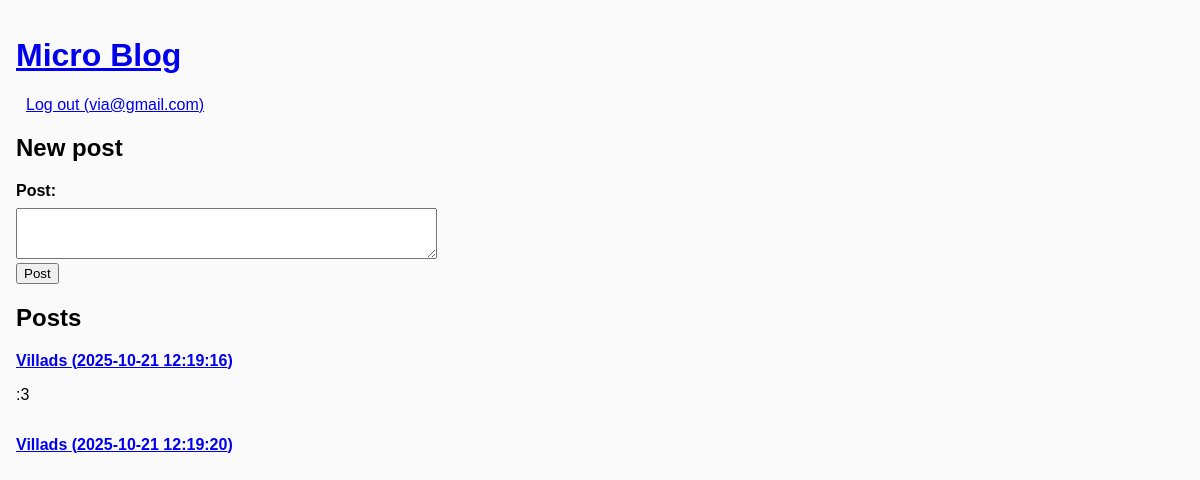
The page / (signed in) on the database its author committed.
### tables this page shows
CREATE TABLE users(
                    id INTEGER PRIMARY KEY,
                    name TEXT,
                    email TEXT,
                    password TEXT
                  );

CREATE TABLE posts(
                    id INTEGER PRIMARY KEY,
                    user_id INTEGER,
                    date TEXT,
                    text TEXT
                  );

### opgfiler/blog.py (the view, shortened to what this page needs)
@app.route('/', methods=['POST', 'GET'])
def home():
    db = get_db()
    c = db.execute('SELECT * FROM posts LEFT JOIN users ON posts.user_id=users.id;')
    posts = c.fetchall()
    return(render_template('home.html', posts=posts))

### opgfiler/database.py (called while the page is built)
def connect_db():
    con = sqlite3.connect('blog.db')
    con.row_factory = sqlite3.Row
    con.set_trace_callback(print) # Print all queries for learning and fun
    return con

def get_db():
    if not hasattr(g, 'sqlite_db'):
        g.sqlite_db = connect_db()
    return g.sqlite_db

### opgfiler/templates/home.html
{% extends "layout.html" %}
{% block body %}
    {% if session.logged_in %}
    <h2>New post</h2>
    <form method="post">
        <label for="body">Post:</label>
        <textarea name="body" id="body" rows="3" cols="50"></textarea>
        <input type="submit" value="Post">
    </form>
    {% endif %}
    <h2>Posts</h2>
    {% for post in posts %}
    <div class="post">
        <a href="/post/{{post.id}}">
            <p class="author">{{ post.name }} ({{ post.date }})</p>
        </a>
        <p>{{ post.text }}</p>
    </div>
    {% else %}
    <em>Unbelievable, no posts yet!</em>
    {% endfor %}
{% endblock %}

### opgfiler/templates/layout.html (shortened to what this page needs)
<!doctype html>
<html>
<head>
    <link rel="stylesheet" type="text/css" href="{{ url_for('static', filename='style.css') }}">
</head>
<body>
<a href="{{ url_for('home') }}"><h1>Micro Blog</h1></a>
{% if not session.logged_in %}
<a class="metanav" href="{{ url_for('register') }}">Register</a>
<a class="metanav" href="{{ url_for('login') }}">Log in</a>
{% else %}
<a class="metanav" href="{{ url_for('logout') }}">Log out ({{ session.email }})</a>
{% endif %}
{% block body %}{% endblock %}
</body>
</html>

### opgfiler/static/style.css (style rules this page uses)
body { font-family: sans-serif; background: #fafafa; padding: 1em; margin: 0; width: 500px; }
label { font-weight: bold; margin-bottom: 0.5em; display: block; }
input, select { margin-bottom: 1em; }
input[type=submit] { display: block; }
a.metanav { margin: 10px; }
.author { font-weight: bold; }
.post { margin-bottom: 2em; }

### rows shown on the page
users: email "via@gmail.com"
posts: name "Villads", date "2025-10-21 12:19:16", text ":3"
posts: name "Villads", date "2025-10-21 12:19:20"
